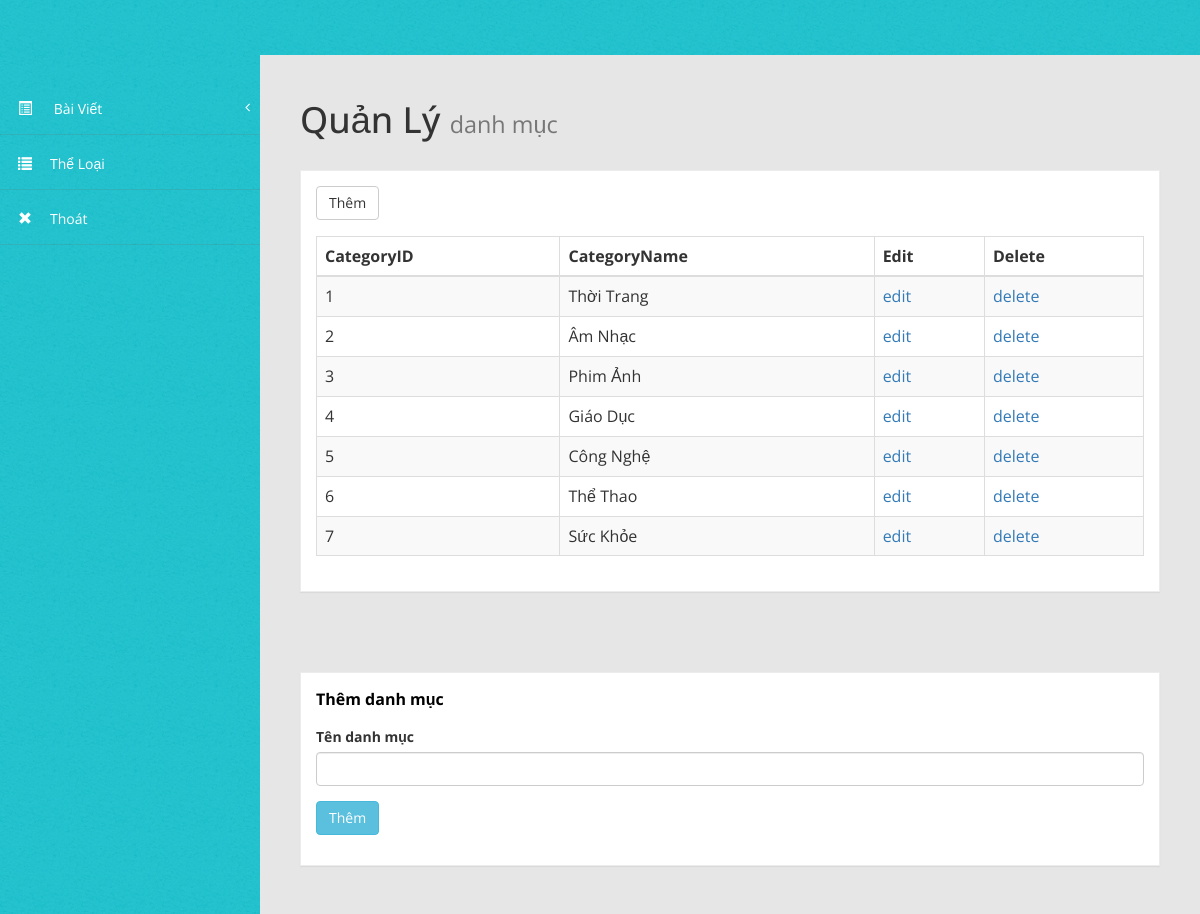
/admin/index.php?ADpage=QL-TL (signed in), run on the app's committed database.
### tables this page shows
CREATE TABLE `categories` (
  `CategoryID` int(255) NOT NULL,
  `CategoryName` varchar(100) NOT NULL
);

### admin/function.php (called while the page is built, shortened)
<?php
	function Them_bv_theloai()
	{
		global $db;
		$query='select * from categories order by CategoryID ASC';
		$statement=$db->prepare($query);
		$statement->execute();
		return $statement;
	}
?>

### admin/include/TheLoai/QL-TL.php (the view, shortened to what this page needs)
<div class="row">
                    <div class="col-md-12">
                        <h1 class="page-header">
                            Quản Lý <small>danh mục</small>
                        </h1>
                    </div>
</div>
<div class="row">
                <div class="col-md-12">
                    <div class="panel panel-default">
                        <div class="panel-heading">
                            	<a href="#BtnThemTL" class="btn btn-default ">Thêm</a>
                        </div>
                        <div class="panel-body">
                            <div class="table-responsive">
                                <table class="table table-striped table-bordered table-hover" >
                                    <thead>
                                        <tr>
                                            <th>CategoryID</th>
                                            <th>CategoryName</th>
                                            <th>Edit</th>
                                            <th>Delete</th>
                                        </tr>
                                    </thead>
                                    <tbody>
                                    	<?php
                                        	$them_bv_theloai=them_bv_theloai();
											foreach($them_bv_theloai as $row)
											{
													echo "
														<tr class='gradeU'>
															<td>".$row['CategoryID']."</td>
															<td>".$row['CategoryName']."</td>
															<td><a href='?ADpage=Sua-TL&&CategoryID=".$row['CategoryID']."'>edit</a></td>
															<td><a href='?ADpage=Xoa-TL&&CategoryID=".$row['CategoryID']."' onclick='return deleteAction();'>delete</a></td>
														</tr>
													";
											}
										?>
                                    </tbody>
                                </table>
                            </div>
                        </div>
                    </div>
                </div>
            </div>
       <br>
       <br >
       <br>
<div class="row">
                <div class="col-lg-12">
                    <div class="panel panel-default">
                        <div class="panel-heading">
                            Thêm danh mục
                        </div>
                        <div class="panel-body">
                                    <form role="form" method="post">
                                        <div class="form-group">
                                            <label>Tên danh mục</label>
                                            <input class="form-control" name="danhmuc"  required>
                                        </div>
                                        <div class="form-group">
                                        	 <button class="btn btn-info " name="BtnThemTL"  >Thêm</button>
                                        </div>
                                 </form>
                            </div>
                            </div>
</div>

### admin/assets/css/custom-styles.css (style rules this page uses)
body { font-family: 'Open Sans', sans-serif; background: #32C2CD url(../img/bg-img.jpg) !important; }
h1, .h1, h2, .h2, h3, .h3 { margin-top: 7px; margin-bottom: -5px; }
.panel { border-radius:0px; }
.page-header { padding-bottom: 9px; margin: 10px 0 20px; border-bottom: 1px solid transparent; text-align: left; }
.panel-default { border-color: #ECECEC; }
.panel-default > .panel-heading { color: #000; border-color: #FFF; font-weight:bold; background: #FFFFFF; font-size: 16px; padding: 15px 15px 0; }
.panel-heading { border-bottom: 1px solid transparent; border-top-left-radius: 3px; border-top-right-radius: 3px; }

### data on the page
categories: CategoryID "1", CategoryName "Thời Trang"
categories: CategoryID "2", CategoryName "Âm Nhạc"
categories: CategoryID "3", CategoryName "Phim Ảnh"
categories: CategoryID "4", CategoryName "Giáo Dục"
categories: CategoryID "5", CategoryName "Công Nghệ"
categories: CategoryID "6", CategoryName "Thể Thao"
categories: CategoryID "7", CategoryName "Sức Khỏe"
